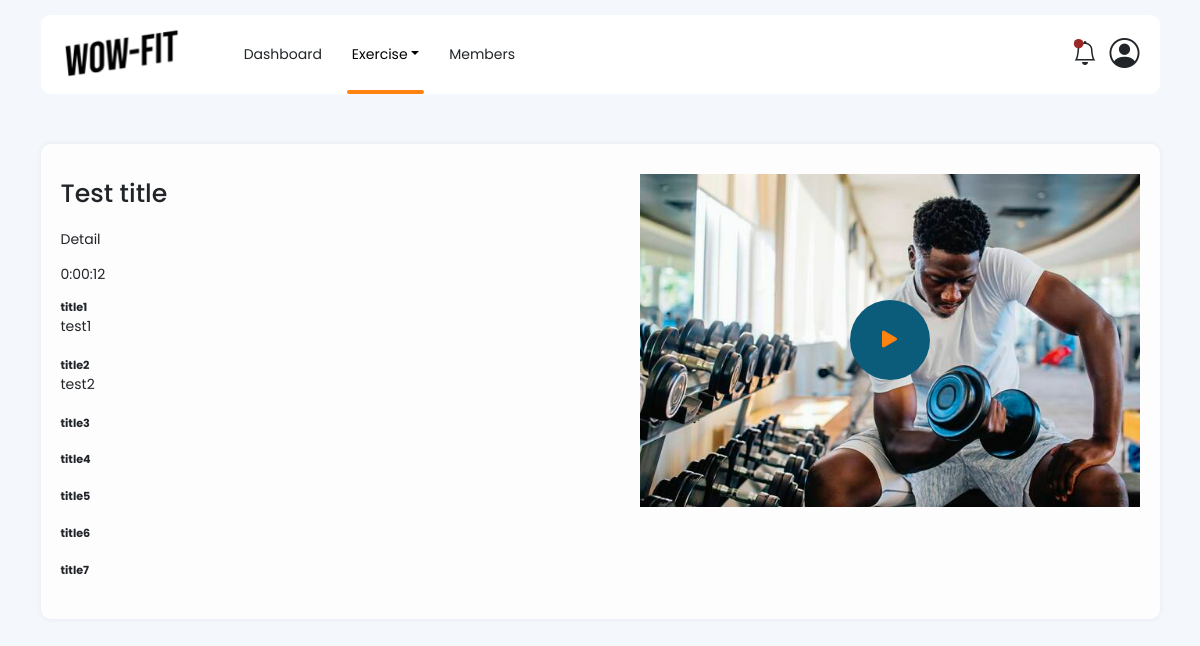
/exercise/detail/83/, run on the app's committed database.
### exercise/models.py (models this page shows, shortened)
class Exercise(models.Model):
    name = models.CharField(max_length=200)
    description = models.TextField(max_length=2000, null=True)
    duration = models.DurationField(null=True)
    steps = models.JSONField(null=True)
    image = models.ImageField(upload_to='images', null=True)

### exercise/views.py (the view)
# urls.py: path('detail/<int:pk>/', views.ExerciseDetailView.as_view(), name='exercise_detail'),
class ExerciseDetailView(DetailView):
    model = Exercise
    context_object_name = 'model'
    template_name = '_exercise-detail.html'

### templates/_exercise-detail.html
{% extends 'base.html' %}
{% load static %}
{% block contents %}
    <div class="container">
        {% include '_header.html' %}
        <div class="main">
            <div class="box">
                {% if model %}
                    <div class="layout-2">
                        <div class="div">
                            <h1 class="main-title">{{ model.name }}</h1>
                            <p class="text">{{ model.description }}</p>
                            <p>{{ model.duration }}</p>
                            <ul class="step-desc">
                                {% for k, v in model.steps.items %}
                                    <li>
                                        <div class="title">{{ k }}</div>
                                        <div class="desc">{{ v }}</div>
                                    </li>
                                {% endfor %}
                            </ul>
                        </div>
                        <div class="div">
                            <div class="video-play" style="background-image: url(/media/{{ model.image }})">
                                <div class="video-play-icon"><i class="bi bi-play-fill"></i></div>
                            </div>
                        </div>
                    </div>
                {% endif %}
            </div>
        </div>
    </div>
{% endblock %}

### data on the page
Exercise: name "Test title", description "Detail", duration "0:00:12", image (picture)

### other printed values
{{ k }} "title1" "title2" "title3" "title4" "title5" "title6" "title7"
{{ v }} "test1" "test2"
